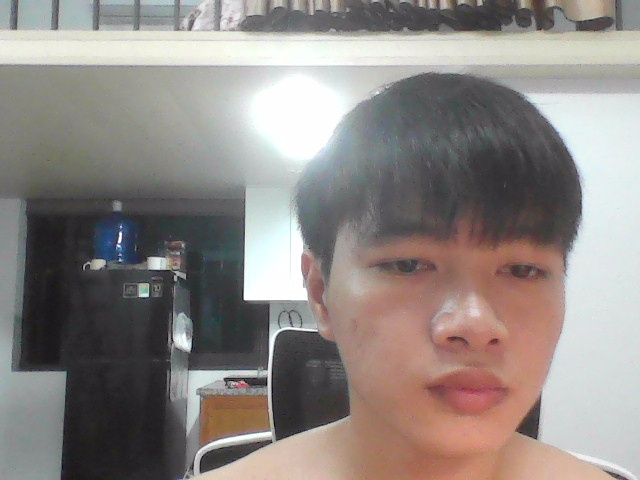
#> input picture dataset/ChungNguyen_NV001/001.jpg, 640 x 480 px, given in place of the camera
$ python capture_face.py   (older library calls are emulated)
#> lines starting #> are read from the running program, lines starting #| are printed output that depends on the picture
#> the answer given: dataset/ChungNguyen_NV001/001.jpg
import cv2
import os
import numpy as np
import time
import json
from datetime import datetime
from pathlib import Path

class FaceCollector:
    def __init__(
        self,
        max_images=50,
        min_area=20000,
        max_area=100000,
        radius=120,
        blur_threshold=60,
        capture_delay=1.0,
        preview_size=150,      # đổi về 150 cho khớp dlib.get_face_chip
        save_root="dataset"
    ):
#> in collect, frame is the input picture: shape (480, 640, 3); mean B, G, R 132.3, 135.8, 142.7
        self.MAX_IMAGES = max_images
        self.MIN_AREA = min_area
        self.MAX_AREA = max_area
        self.RADIUS = radius
        self.DELAY = capture_delay
        self.BLUR_THRESHOLD = blur_threshold
        self.PREVIEW_SIZE = preview_size
        self.SAVE_ROOT = Path(save_root)

        # Haar cascade dùng để hỗ trợ thu thập (encode sẽ dùng dlib)
        self.face_cascade = cv2.CascadeClassifier(
            cv2.data.haarcascades + "haarcascade_frontalface_default.xml"
        )
        self.clahe = cv2.createCLAHE(clipLimit=2.0, tileGridSize=(8, 8))
        self.last_capture = 0

    # ===== quality helpers =====
    def blur_score(self, img):
        gray = cv2.cvtColor(img, cv2.COLOR_BGR2GRAY) if len(img.shape) == 3 else img
        return cv2.Laplacian(gray, cv2.CV_64F).var()

    def enhance_preview(self, img):
        # chỉ phục vụ hiển thị cho dễ canh; KHÔNG dùng ảnh đã xử lý để encode
        lab = cv2.cvtColor(img, cv2.COLOR_BGR2LAB)
#> lab: shape (480, 640, 3); mean of channels 0, 1, 2 143.3, 130.3, 130.9
        l, a, b = cv2.split(lab)
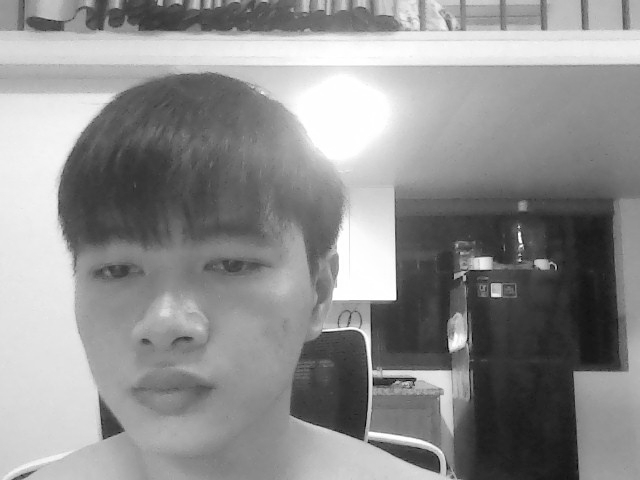
#> l: shape (480, 640); min 0, max 255, mean 143.3
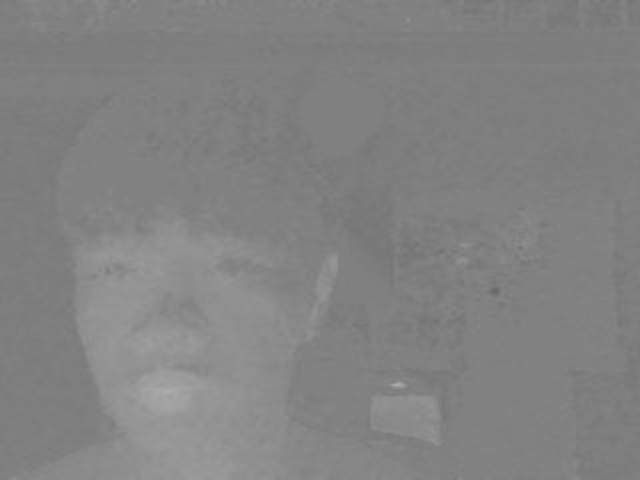
#> a: shape (480, 640); min 104, max 173, mean 130.3
        l = self.clahe.apply(l)
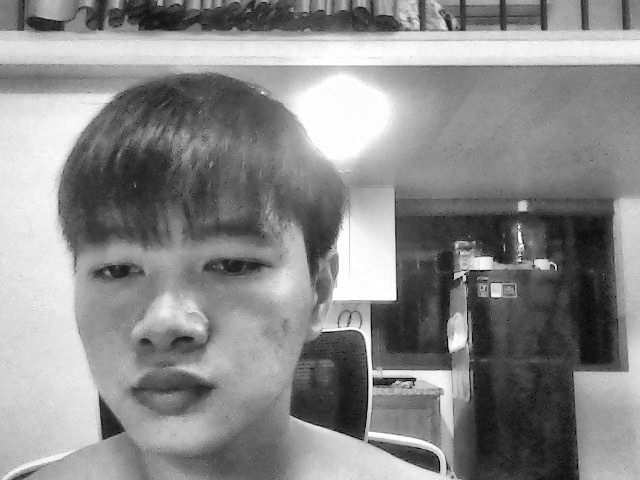
#> l: shape (480, 640); min 0, max 255, mean 138.3
        enhanced = cv2.cvtColor(cv2.merge([l, a, b]), cv2.COLOR_LAB2BGR)
        enhanced = cv2.convertScaleAbs(enhanced, alpha=1.6, beta=50)
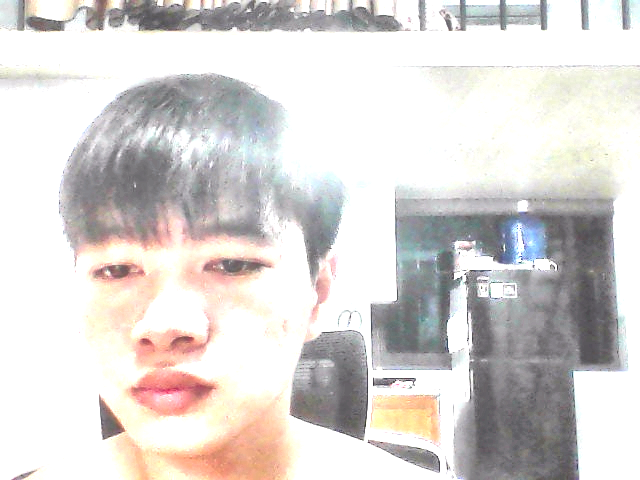
#> enhanced: shape (480, 640, 3); mean B, G, R 211.4, 213.7, 217.7
        gamma = 0.8
        look_up = np.array([((i / 255.0) ** (1.0 / gamma)) * 255 for i in np.arange(256)]).astype("uint8")
        enhanced = cv2.LUT(enhanced, look_up)
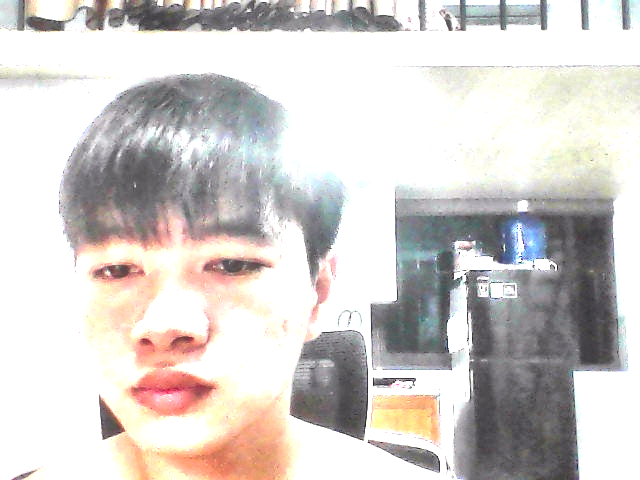
#> enhanced: shape (480, 640, 3); mean B, G, R 203.5, 206.4, 211.2
        return enhanced

    def quality_score(self, face_img):
        blur = min(self.blur_score(face_img) / self.BLUR_THRESHOLD, 1.0)
        gray = cv2.cvtColor(face_img, cv2.COLOR_BGR2GRAY)
        brightness = 1.0 - abs(np.mean(gray) - 127) / 127
        contrast = np.std(gray) / 128
        return float((blur + brightness + contrast) / 3)

    # ===== UI =====
    def draw_ui(self, frame, msg, count, quality=None):
        h, w = frame.shape[:2]
        center = (w // 2, h // 2)

        # Guide circle + crosshair
        cv2.circle(frame, center, self.RADIUS, (0, 255, 0), 2)
        cv2.line(frame, (center[0] - 20, center[1]), (center[0] + 20, center[1]), (0, 255, 0), 1)
        cv2.line(frame, (center[0], center[1] - 20), (center[0], center[1] + 20), (0, 255, 0), 1)

        # Progress bar
        progress = count / self.MAX_IMAGES
        cv2.rectangle(frame, (50, h - 60), (w - 50, h - 40), (90, 90, 90), -1)
        cv2.rectangle(frame, (50, h - 60), (50 + int((w - 100) * progress), h - 40), (0, 255, 0), -1)

        # Text
        cv2.putText(frame, msg, (30, 40), cv2.FONT_HERSHEY_SIMPLEX, 0.8, (0, 0, 255), 2)
        cv2.putText(frame, f"{count}/{self.MAX_IMAGES}", (30, h - 70), cv2.FONT_HERSHEY_SIMPLEX, 0.6, (255, 255, 255), 2)

        if quality is not None:
            color = (0, 255, 0) if quality > 0.7 else (0, 255, 255) if quality > 0.5 else (0, 0, 255)
            cv2.putText(frame, f"Quality: {quality:.2f}", (30, 80), cv2.FONT_HERSHEY_SIMPLEX, 0.6, color, 2)

    # ===== main collect =====
    def collect(self, name):
        name = name.strip()
        if not name:
            print("❌ Name required")
            return False

        # Create directories
        person_root = self.SAVE_ROOT / name
        raw_dir = person_root / "raw"
        proc_dir = person_root / "processed"
        raw_dir.mkdir(parents=True, exist_ok=True)
        proc_dir.mkdir(parents=True, exist_ok=True)

        # Open camera (set properties khi được driver hỗ trợ)
        cap = cv2.VideoCapture(0)
        cap.set(cv2.CAP_PROP_FRAME_WIDTH, 1280)
        cap.set(cv2.CAP_PROP_FRAME_HEIGHT, 720)
        cap.set(cv2.CAP_PROP_FPS, 30)
        # Một số driver không chấp nhận các option dưới, không sao:
        cap.set(cv2.CAP_PROP_AUTO_EXPOSURE, 0.25)
        cap.set(cv2.CAP_PROP_EXPOSURE, -4)

        count = 0
        stats = {"saved": 0, "rejected": 0}

        print(f"📸 Collecting faces for: {name}")
        print("Controls: Q-quit, SPACE-pause, R-reset")

        paused = False
        while count < self.MAX_IMAGES:
            if not paused:
                ret, frame = cap.read()
                if not ret:
                    print("❌ Cannot read from camera")
                    break

                frame = cv2.flip(frame, 1)
                preview = self.enhance_preview(frame)  # chỉ để nhìn
                gray = cv2.cvtColor(preview, cv2.COLOR_BGR2GRAY)
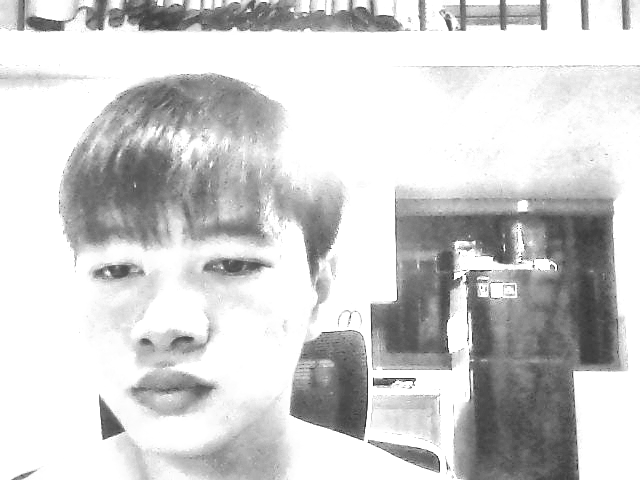
#> gray: shape (480, 640); min 35, max 255, mean 207.5

                h, w = frame.shape[:2]
#> h = 480; w = 640
                center = (w // 2, h // 2)
#> center = (320, 240)
                faces = self.face_cascade.detectMultiScale(gray, 1.1, 5, minSize=(80, 80))
#> faces = [[16, 146, 315, 315]]

                msg = "📍 Align face in circle"
                quality = None

                if len(faces) == 1:
                    x, y, fw, fh = faces[0]
#> x = 16; y = 146; fw = 315; fh = 315
                    face_center = (x + fw // 2, y + fh // 2)
#> face_center = (173, 303)
                    area = fw * fh
#> area = 99225

                    dx = face_center[0] - center[0]
#> dx = -147
                    dy = face_center[1] - center[1]
#> dy = 63
                    in_circle = dx * dx + dy * dy <= self.RADIUS * self.RADIUS
#> in_circle = False

                    if in_circle:
                        if area < self.MIN_AREA:
                            msg = "📏 Move closer"
                        elif area > self.MAX_AREA:
                            msg = "📏 Move farther"
                        else:
                            # Quality trên ảnh CẮT từ khung gốc (không dùng preview)
                            face_img = frame[y : y + fh, x : x + fw]
                            quality = self.quality_score(face_img)

                            if time.time() - self.last_capture >= self.DELAY and quality > 0.35:
                                count += 1
                                stats["saved"] += 1

                                # Lưu RAW (cho encode)
                                raw_path = raw_dir / f"{count:04d}.jpg"
                                cv2.imwrite(str(raw_path), face_img)

                                # Lưu bản xem trước 150x150 (để QA, không dùng để encode)
                                proc = cv2.resize(face_img, (self.PREVIEW_SIZE, self.PREVIEW_SIZE))
                                proc_path = proc_dir / f"{count:04d}.jpg"
                                cv2.imwrite(str(proc_path), proc)

                                self.last_capture = time.time()
                                msg = f"✅ Captured {count}"
                                print(f"Saved {count:04d} (Q: {quality:.2f})")
                            else:
                                msg = f"⏳ Ready... Q:{quality:.2f}" if quality is not None else "⏳ Ready..."
                                if quality is not None and quality <= 0.35:
                                    stats["rejected"] += 1
                    else:
                        msg = "🎯 Center face in circle"

                    color = (0, 255, 0) if (quality and quality > 0.7) else (0, 255, 255) if (quality and quality > 0.5) else (0, 0, 255)
                    cv2.rectangle(frame, (x, y), (x + fw, y + fh), color, 2)

                elif len(faces) > 1:
                    msg = "👥 Only one face"

                self.draw_ui(frame, msg, count, quality)
#> in draw_ui, `cv2.line(frame, (center[0] - 20, center[1]), (center[0] + 20, center[1..`: frame: shape (480, 640, 3); mean B, G, R 129.5, 134.8, 142.8
#> in draw_ui, `cv2.line(frame, (center[0], center[1] - 20), (center[0], center[1] + 2..`: frame: shape (480, 640, 3); mean B, G, R 129.5, 134.9, 142.8
#> in draw_ui, `cv2.rectangle(frame, (50, h - 60), (50 + int((w - 100) * progress), h ..`: frame: shape (480, 640, 3); mean B, G, R 128.9, 133.9, 141
#> in draw_ui, `cv2.putText(frame, f"{count}/{self.MAX_IMAGES}", (30, h - 70), cv2.FON..`:
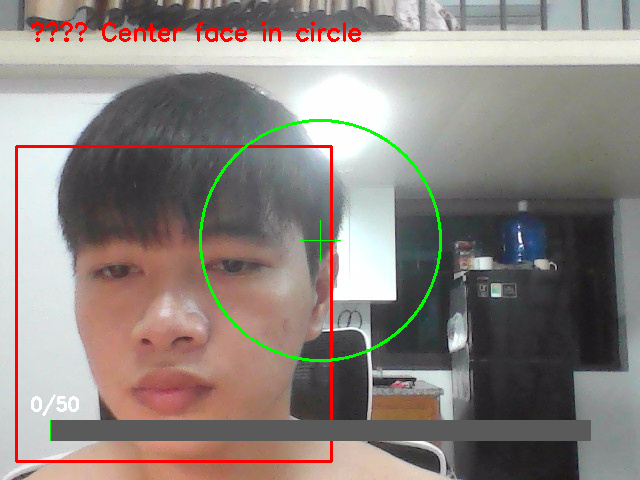
#> frame: shape (480, 640, 3); mean B, G, R 128, 133, 141.7
                cv2.imshow("Face Collector", frame)

            key = cv2.waitKey(1) & 0xFF
#> (key q is pressed here)
            if key == ord("q"):
                break
            elif key == ord(" "):
                paused = not paused
                print("⏸️ Paused" if paused else "▶️ Resumed")
            elif key == ord("r"):
                count = 0
                stats = {"saved": 0, "rejected": 0}
                print("🔄 Reset")

        cap.release()
        cv2.destroyAllWindows()

        metadata = {
            "name": name,
            "date": datetime.now().isoformat(),
            "images": count,
            "stats": stats,
        }
        with open(person_root / "metadata.json", "w", encoding="utf-8") as f:
            json.dump(metadata, f, indent=2, ensure_ascii=False)

        print(f"\n✅ Collected {count} images for {name}")
        print(f"📊 Saved: {stats['saved']}, Rejected: {stats['rejected']}")
        return count > 0


if __name__ == "__main__":
    name = input("👤 Enter name: ").strip()
    if name:
        FaceCollector().collect(name)
    else:
        print("❌ Name required")
